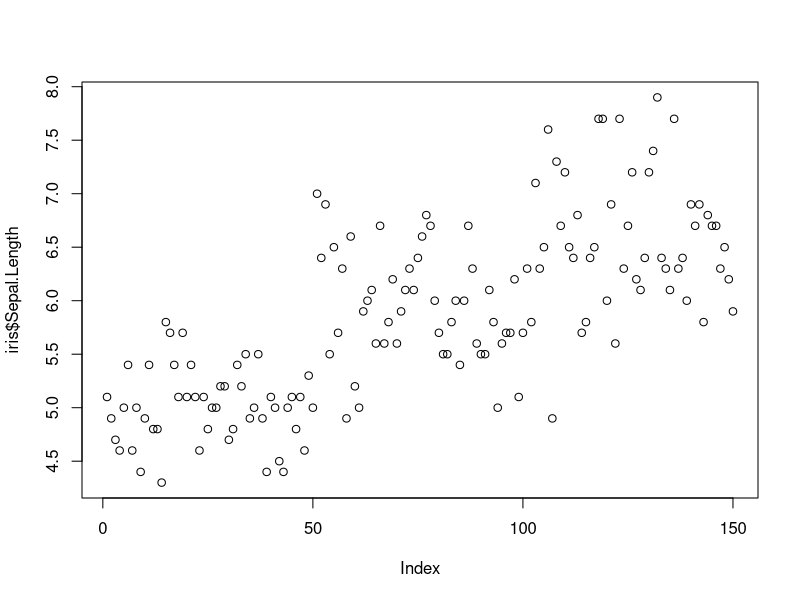
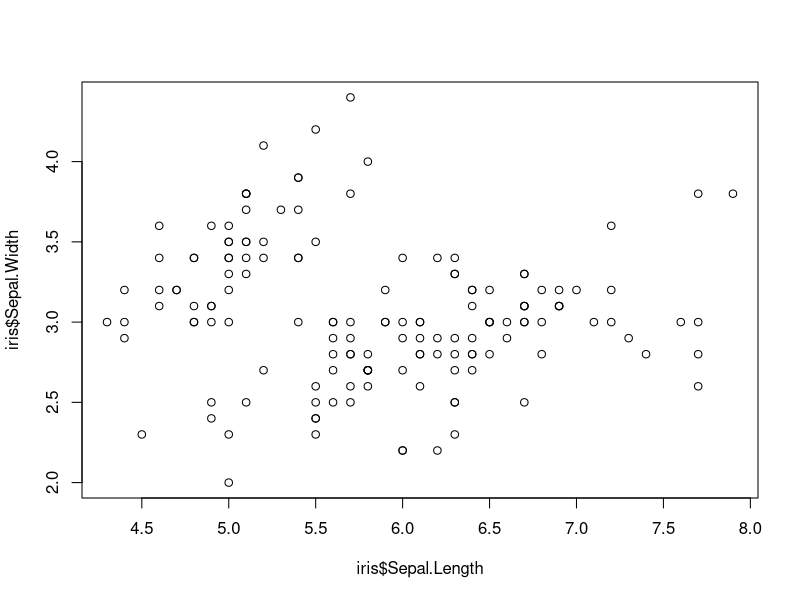
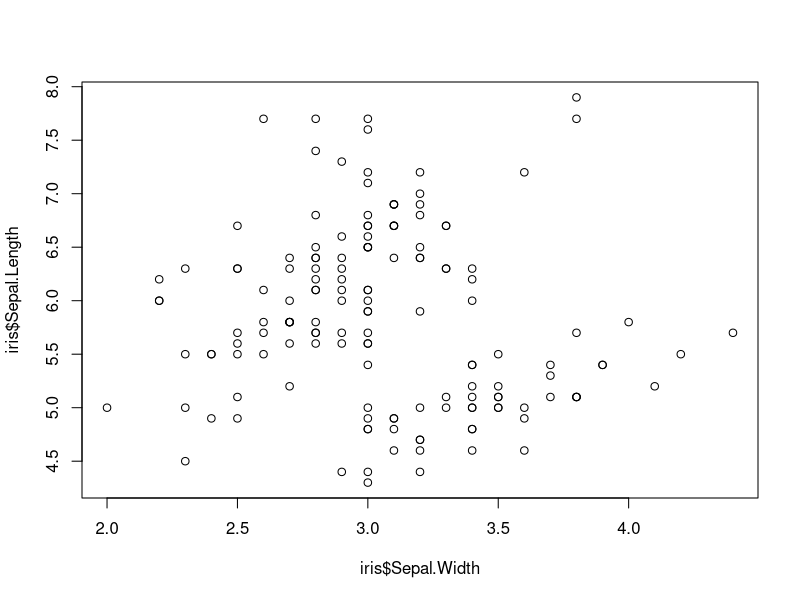
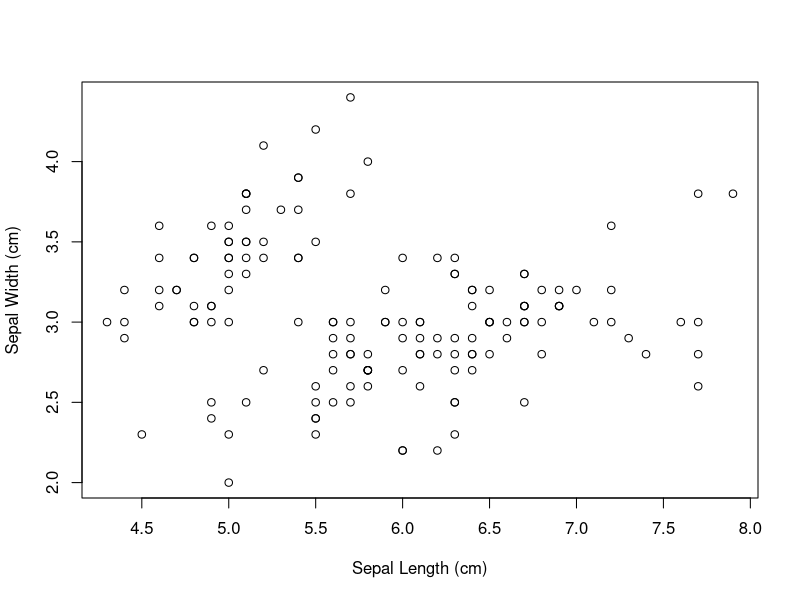
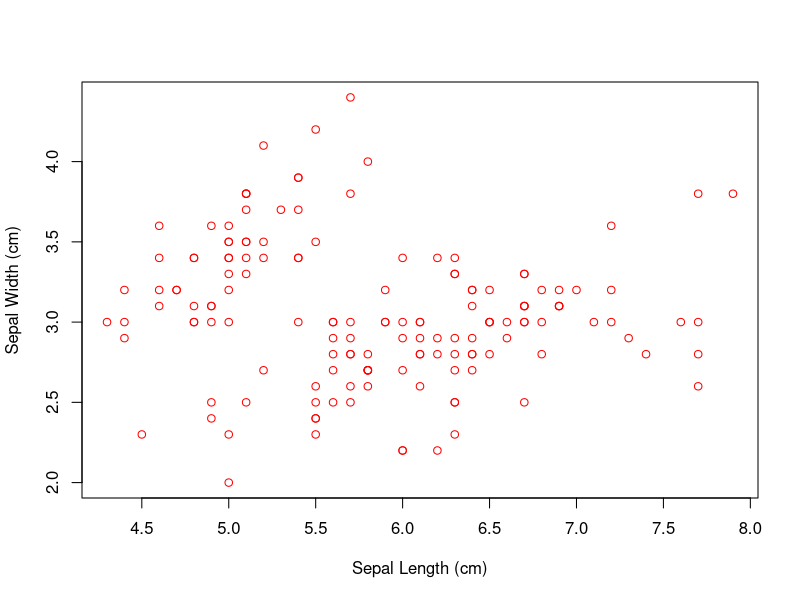
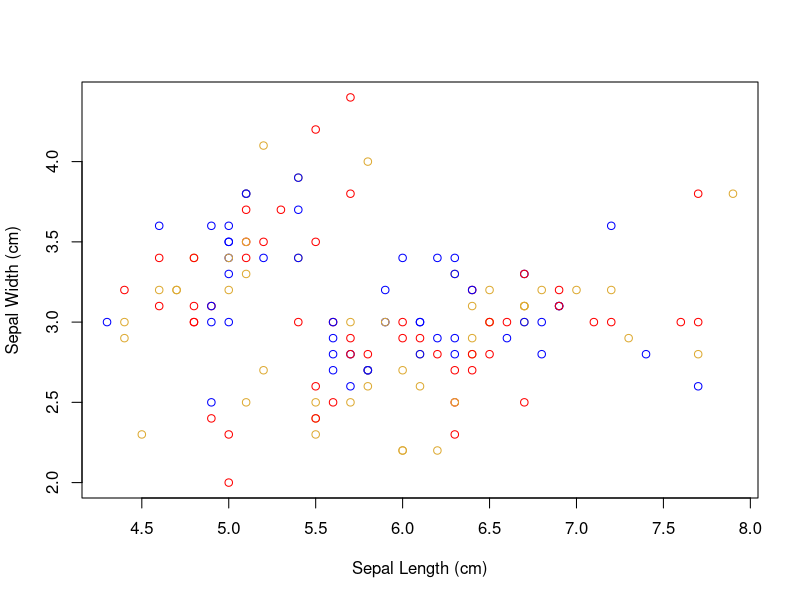
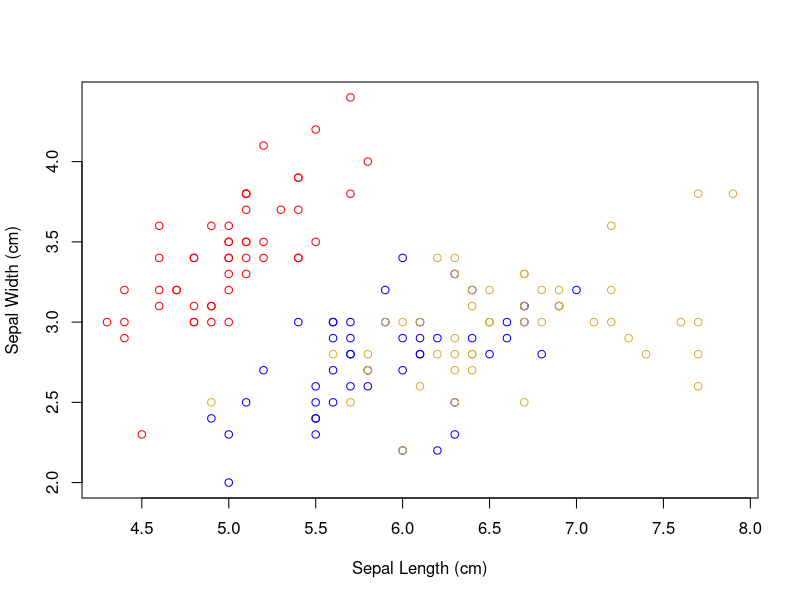
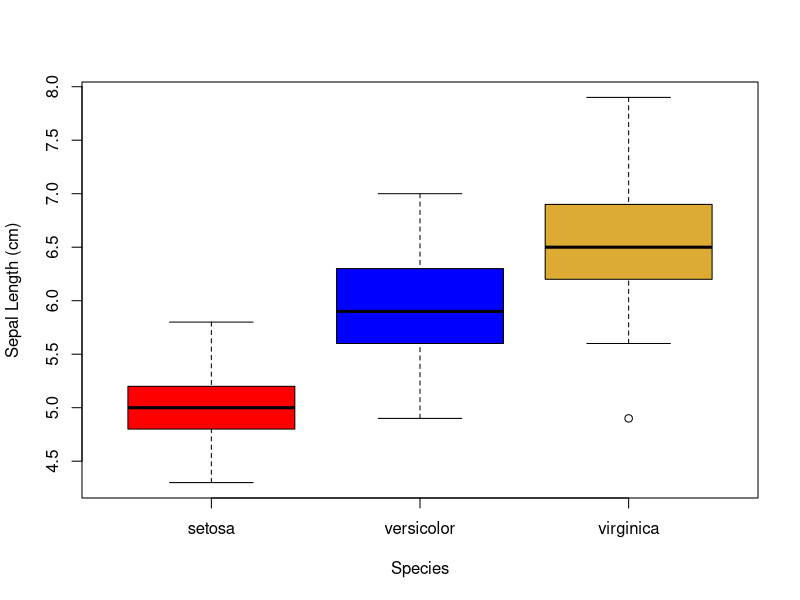

Reproduce these figures in R, in order.
## ---- chunk 1
plot(iris$Sepal.Length)
## ---- chunk 2
plot(iris$Sepal.Length, iris$Sepal.Width)
## ---- chunk 3
plot(y = iris$Sepal.Length, x = iris$Sepal.Width)
## ---- chunk 4
plot(iris$Sepal.Length, iris$Sepal.Width , xlab = "Sepal Length (cm)", ylab = "Sepal Width (cm)")
## ---- chunk 5
plot(iris$Sepal.Length, iris$Sepal.Width , xlab = "Sepal Length (cm)", ylab = "Sepal Width (cm)", col = "red")
## ---- chunk 6
plot(iris$Sepal.Length, iris$Sepal.Width , xlab = "Sepal Length (cm)", ylab = "Sepal Width (cm)", col = c("red", "blue", "#ddaa33"))
## ---- chunk 7
plot(iris$Sepal.Length, iris$Sepal.Width , xlab = "Sepal Length (cm)", ylab = "Sepal Width (cm)", col = c("red", "blue", "#ddaa33")[iris$Species])
## ---- chunk 8
iris$Species[1:10]
as.numeric(iris$Species[1:10])
c("red", "blue", "#ddaa33")[iris$Species[1:10]]
## ---- chunk 9
plot(iris$Sepal.Length ~ iris$Species, ylab = "Sepal Length (cm)", xlab = "Species", 
     col =  c("red", "blue", "#ddaa33"))
## ---- chunk 10
boxplot(iris$Sepal.Length ~ iris$Species, ylab = "Sepal Length (cm)", xlab = "Species", 
     col =  c("red", "blue", "#ddaa33"))
## ---- chunk 11
# Plotting "Sepal.Length" with increased bins
hist(iris$Sepal.Length, breaks = 16)
## ---- chunk 12
read.csv("../data/plotting_arguments.csv", header = T)->plots
knitr::kable(plots, col.names = gsub("[.]", " ", names(plots)))
## ---- chunk 13
# Plot "Sepal.Length" on a, then add "Sepal.Width" data as points and "Petal.Length" as lines
plot(iris$Sepal.Length, ylim = c(0, 8), ylab = "Size (cm)", xlab = "Sample")
points(iris$Sepal.Width, col = "red", pch = 19, cex = 0.8)
lines(iris$Petal.Length, lty = 2, col = "blue")
## ---- chunk 14
# Adding a horizontal line at 6 and a vertical line at 60
plot(iris$Sepal.Length)
abline(h = 6, col = "red")
abline(v = 60, col = "blue")
# Plotting "Sepal.Length" against "Petal.Length" and adding a line of best fit
plot(iris$Sepal.Length ~ iris$Petal.Length)
abline(lm(iris$Sepal.Length ~ iris$Petal.Length), lty = 3, col = "green", lwd = 3)
## ---- chunk 15
# Plotting "Sepal.Length" and colouring and using different points by "Species", then adding a legend
plot(iris$Sepal.Length, col = c("red", "blue", "#ddaa33")[iris$Species], 
     pch = c(1, 2, 3)[iris$Species])
legend("topleft", legend = c("Setosa", "Versicolor", "Virginica"), 
       pch = c(1,2,3), col = c("red", "blue", "#ddaa33"))
## ---- chunk 16
# Adding text to a plot
plot(iris$Sepal.Length)
text(20, 6, "text", cex = 0.7, col = "blue", font = 2)
mtext("text", side = 4, line = 1, col = "red")
## ---- chunk 17
# Plotting "Sepal.Length" without axes and adding them with adjustment
plot(iris$Sepal.Length, axes = F, ylab="Sepal Length (cm)")
axis(1)
axis(2, pos = 50, at = 1:8, lwd = 2, col = "blue")
## ---- chunk 18
par(mar = c(4, 4, 2, 1), mgp = c(2, 0.5, 0), las = 1)
plot(iris$Sepal.Length, ylab="Sepal Length (cm)")
## ---- chunk 19
par(mar = c(4, 4, 2, 1))
par(mfrow = c(1, 2))
plot(iris$Sepal.Length, ylab="Sepal Length (cm)")
plot(iris$Sepal.Width, ylab="Sepal Width (cm)")
## ---- chunk 20
matrix(c(1, 1, 2, 3), nrow = 2, ncol = 2, byrow = TRUE)
## ---- chunk 21
par(mar = c(4, 4, 2, 1))
layout(matrix(c(1, 1, 2, 3), 2, 2, byrow = TRUE))
plot(iris$Sepal.Length, ylab = "Sepal Length (cm)")
plot(iris$Sepal.Width, ylab = "Sepal Width (cm)")
plot(iris$Petal.Length, ylab = "Petal Length (cm)")
## ---- chunk 22
# Saving a plot as a jpeg file
jpeg("exampleplot.jpg", width = 300, height = 300, units = "mm", bg = "white", res = 200)
plot(iris$Sepal.Length, ylab = "Sepal Length (cm)")
dev.off()
